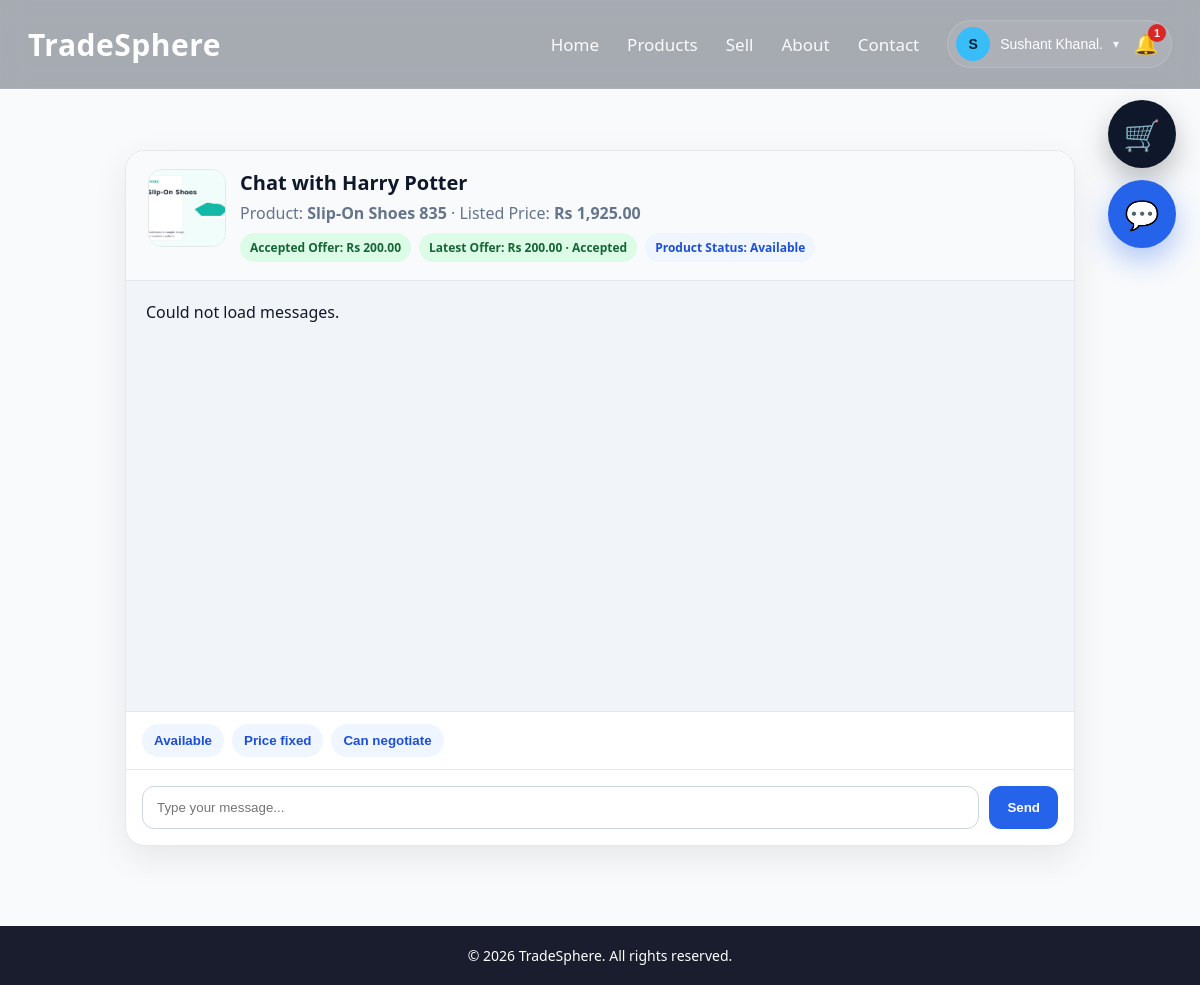
The page /chat.php?room_id=7 (signed in) on the database its author committed.
### tables this page shows
CREATE TABLE `users` (
  `id` int(11) NOT NULL,
  `name` varchar(100) DEFAULT NULL,
  `email` varchar(150) DEFAULT NULL,
  `password` varchar(255) DEFAULT NULL,
  `role` enum('user','admin') DEFAULT 'user',
  `is_verified` tinyint(1) DEFAULT 0,
  `email_otp` varchar(255) DEFAULT NULL,
  `otp_expires_at` datetime DEFAULT NULL,
  `reset_token` varchar(255) DEFAULT NULL,
  `reset_expires_at` datetime DEFAULT NULL,
  `created_at` timestamp NOT NULL DEFAULT current_timestamp(),
  `seller_status` enum('none','pending','approved','rejected') DEFAULT 'none',
  `seller_requested_at` datetime DEFAULT NULL,
  `seller_verified_at` datetime DEFAULT NULL
);

CREATE TABLE `chat_rooms` (
  `id` int(11) NOT NULL,
  `buyer_id` int(11) NOT NULL,
  `seller_id` int(11) NOT NULL,
  `product_id` int(11) NOT NULL,
  `order_id` int(11) DEFAULT NULL,
  `created_at` timestamp NOT NULL DEFAULT current_timestamp()
);

CREATE TABLE `products` (
  `id` int(11) NOT NULL,
  `user_id` int(11) DEFAULT NULL,
  `name` varchar(255) DEFAULT NULL,
  `category_id` int(11) DEFAULT NULL,
  `price` decimal(10,2) DEFAULT NULL,
  `city` varchar(100) DEFAULT NULL,
  `seller_email` varchar(150) DEFAULT NULL,
  `contact_number` varchar(20) DEFAULT NULL,
  `contact_info` varchar(255) DEFAULT NULL,
  `image` varchar(255) DEFAULT NULL,
  `description` text DEFAULT NULL,
  `product_condition` varchar(50) DEFAULT NULL,
  `status` enum('available','sold') DEFAULT 'available',
  `created_at` timestamp NOT NULL DEFAULT current_timestamp(),
  `average_rating` decimal(3,2) NOT NULL DEFAULT 0.00,
  `rating_count` int(11) NOT NULL DEFAULT 0,
  `ai_status` enum('approved','manual_review','skipped') DEFAULT 'skipped',
  `ai_reason` text DEFAULT NULL
);

CREATE TABLE `product_offers` (
  `id` int(11) NOT NULL,
  `product_id` int(11) NOT NULL,
  `buyer_id` int(11) NOT NULL,
  `seller_id` int(11) NOT NULL,
  `offer_amount` decimal(10,2) NOT NULL,
  `status` enum('pending','accepted','rejected','expired') DEFAULT 'pending',
  `buyer_signature` longtext DEFAULT NULL,
  `seller_signature` longtext DEFAULT NULL,
  `created_at` timestamp NOT NULL DEFAULT current_timestamp(),
  `responded_at` datetime DEFAULT NULL,
  `buyer_signed_data` longtext DEFAULT NULL,
  `seller_signed_data` longtext DEFAULT NULL
);

### chat.php (the view, shortened to what this page needs)
<?php
include "config/db.php";
$roomId = isset($_GET['room_id']) ? (int)$_GET['room_id'] : 0;
$userEmail = $conn->real_escape_string($_SESSION['user']);
$userRes = $conn->query("
    SELECT id, name, email
    FROM users
    WHERE email = '$userEmail'
    LIMIT 1
");
$user = $userRes ? $userRes->fetch_assoc() : null;
$userId = (int)$user['id'];
$roomRes = $conn->query("
    SELECT
        cr.*,
        p.name AS product_name,
        p.image AS product_image,
        p.price AS product_price,
        p.status AS product_status,
        buyer.name AS buyer_name,
        seller.name AS seller_name
    FROM chat_rooms cr
    INNER JOIN products p ON cr.product_id = p.id
    INNER JOIN users buyer ON cr.buyer_id = buyer.id
    INNER JOIN users seller ON cr.seller_id = seller.id
    WHERE cr.id = $roomId
    AND (cr.buyer_id = $userId OR cr.seller_id = $userId)
    LIMIT 1
");
$room = $roomRes ? $roomRes->fetch_assoc() : null;
$isBuyer = ((int)$room['buyer_id'] === $userId);
$otherUserName = $isBuyer ? $room['seller_name'] : $room['buyer_name'];
$acceptedOfferAmount = null;
$acceptedOfferRes = $conn->query("
    SELECT id, offer_amount
    FROM product_offers
    WHERE product_id = " . (int)$room['product_id'] . "
    AND buyer_id = " . (int)$room['buyer_id'] . "
    AND seller_id = " . (int)$room['seller_id'] . "
    AND status = 'accepted'
    ORDER BY id DESC
    LIMIT 1
");
if ($acceptedOfferRes && $acceptedOfferRes->num_rows > 0) {
    $acceptedOffer = $acceptedOfferRes->fetch_assoc();
    $acceptedOfferAmount = (float)$acceptedOffer['offer_amount'];
}
$latestOffer = null;
$latestOfferRes = $conn->query("
    SELECT *
    FROM product_offers
    WHERE product_id = " . (int)$room['product_id'] . "
    AND buyer_id = " . (int)$room['buyer_id'] . "
    AND seller_id = " . (int)$room['seller_id'] . "
    ORDER BY id DESC
    LIMIT 1
");
if ($latestOfferRes && $latestOfferRes->num_rows > 0) {
    $latestOffer = $latestOfferRes->fetch_assoc();
}
?>
<!DOCTYPE html>
<html lang="en">
<head>
    <link rel="stylesheet" href="css/style.css">
</head>
<body>
<?php include "includes/navbar.php"; ?>
<div class="page-wrap">
    <div class="container">
        <div class="chat-wrap">
            <div class="chat-header">
                <img src="uploads/<?php echo htmlspecialchars($room['product_image']); ?>" alt="Product">
                <div class="chat-header-info">
                    <h2>Chat with <?php echo htmlspecialchars($otherUserName); ?></h2>
                    <p>
                        Product:
                        <strong><?php echo htmlspecialchars($room['product_name']); ?></strong>
                        · Listed Price:
                        <strong>Rs <?php echo number_format((float)$room['product_price'], 2); ?></strong>
                    </p>
                    <div class="offer-summary">
                        <?php if ($acceptedOfferAmount !== null): ?>
                            <span class="offer-pill accepted">
                                Accepted Offer: Rs <?php echo number_format($acceptedOfferAmount, 2); ?>
                            </span>
                        <?php endif; ?>
                        <?php if ($latestOffer): ?>
                            <span class="offer-pill <?php echo htmlspecialchars($latestOffer['status']); ?>">
                                Latest Offer: Rs <?php echo number_format((float)$latestOffer['offer_amount'], 2); ?>
                                · <?php echo htmlspecialchars(ucfirst($latestOffer['status'])); ?>
                            </span>
                        <?php endif; ?>
                        <span class="offer-pill">
                            Product Status: <?php echo htmlspecialchars(ucfirst($room['product_status'])); ?>
                        </span>
                    </div>
                </div>
            </div>
            <div class="chat-box" id="chatBox">
            </div>
            <div class="chat-actions-panel">
                <?php if ($isBuyer): ?>
                    <button type="button" class="chat-action-btn" onclick="openOfferBox()">Make Offer</button>
                    <button type="button" class="chat-chip" onclick="quickMessage('Is this still available?')">Is this available?</button>
                    <button type="button" class="chat-chip" onclick="quickMessage('Can you send more photos?')">More photos?</button>
                    <button type="button" class="chat-chip" onclick="quickMessage('Is the price negotiable?')">Negotiable?</button>
                <?php else: ?>
                    <button type="button" class="chat-chip" onclick="quickMessage('Yes, it is available.')">Available</button>
                    <button type="button" class="chat-chip" onclick="quickMessage('The price is fixed.')">Price fixed</button>
                    <button type="button" class="chat-chip" onclick="quickMessage('Yes, we can negotiate.')">Can negotiate</button>
                <?php endif; ?>
            </div>
            <form class="chat-form" id="chatForm">
                <input type="text" name="message" id="messageInput" placeholder="Type your message..." autocomplete="off">
                <button type="submit">Send</button>
            </form>
        </div>
    </div>
</div>
<footer>© 2026 TradeSphere. All rights reserved.</footer>
</body>
</html>

### includes/navbar.php (shortened to what this page needs)
<?php
include_once __DIR__ . "/../config/db.php";
$navUser = null;
$navCartCount = 0;
$notificationCount = 0;
if (isset($_SESSION['user'])) {
    $navEmail = $conn->real_escape_string($_SESSION['user']);
    $navRes = $conn->query("
        SELECT id, name, email
        FROM users
        WHERE email='$navEmail'
        LIMIT 1
    ");
    $navUser = $navRes ? $navRes->fetch_assoc() : null;
    if ($navUser) {
        $navUserId = (int)$navUser['id'];
        $cartRes = $conn->query("
            SELECT SUM(quantity) AS total
            FROM cart
            WHERE user_id=$navUserId
        ");
        if ($cartRes) {
            $cartData = $cartRes->fetch_assoc();
            $navCartCount = (int)($cartData['total'] ?? 0);
        }
        $countRes = $conn->query("
            SELECT COUNT(*) AS total
            FROM notifications
            WHERE user_id=$navUserId
            AND is_read=0
        ");
        if ($countRes) {
            $notificationCount = (int)$countRes->fetch_assoc()['total'];
        }
    }
}
$firstLetter = $navUser ? strtoupper(substr($navUser['name'], 0, 1)) : "U";
?>
<nav class="navbar">
    <div class="navbar-inner">
        <div class="logo">
            <a href="index.php">TradeSphere</a>
        </div>
        <div class="nav-links" id="navLinks">
            <a href="index.php">Home</a>
            <a href="products.php">Products</a>
            <a href="sell.php">Sell</a>
            <a href="index.php#about">About</a>
            <a href="index.php#contact">Contact</a>
            <?php if ($navUser): ?>
                <div class="profile-menu">
                    <div class="profile-combo">
                        <button type="button" class="profile-toggle" id="profileToggle">
                            <span class="profile-avatar">
                                <?php echo htmlspecialchars($firstLetter); ?>
                            </span>
                            <span class="profile-name">
                                <?php echo htmlspecialchars($navUser['name']); ?>
                            </span>
                            <span class="profile-caret">▾</span>
                        </button>
                        <button
                            type="button"
                            class="notification-btn"
                            onclick="toggleNotifications()"
                            title="Notifications"
                        >
                            🔔
                            <span
                                id="notificationCountBadge"
                                class="notification-count"
                                style="<?php echo ($notificationCount > 0) ? '' : 'display:none;'; ?>"
                            >
                                <?php echo $notificationCount; ?>
                            </span>
                        </button>
                    </div>
                </div>
            <?php else: ?>
                <a href="login.php">Login</a>
                <a href="register.php" class="nav-btn">Register</a>
            <?php endif; ?>
        </div>
    </div>
</nav>
<?php if ($navUser): ?>
    <a
        href="cart.php"
        id="floatingCart"
        class="floating-cart <?php echo ($navCartCount > 0) ? 'cart-active' : ''; ?>"
        title="View Cart"
    >
        🛒
    </a>
    <a
        href="messages.php"
        id="floatingMessages"
        class="floating-message-btn"
        title="Messages"
    >
        💬
    </a>
<?php endif; ?>

### chat.php (style rules this page uses)
.chat-wrap { max-width: 950px; margin: 30px auto; background: #fff; border-radius: 20px; box-shadow: 0 12px 35px rgba(0,0,0,0.08); overflow: hidden; border: 1px solid #e5e7eb; }
.chat-header { padding: 18px 22px; border-bottom: 1px solid #e5e7eb; display: flex; align-items: flex-start; gap: 14px; background: #f8fafc; }
.chat-header img { width: 78px; height: 78px; object-fit: cover; border-radius: 14px; border: 1px solid #e5e7eb; background: white; }
.chat-header-info { flex: 1; }
.chat-header h2 { margin: 0; font-size: 20px; color: #0f172a; }
.chat-header p { margin: 5px 0 0; color: #64748b; line-height: 1.5; }
.offer-summary { margin-top: 8px; display: flex; gap: 8px; flex-wrap: wrap; }
.offer-pill { display: inline-block; padding: 6px 10px; border-radius: 999px; font-size: 12px; font-weight: 700; background: #eff6ff; color: #1d4ed8; }
.offer-pill.accepted { background: #dcfce7; color: #166534; }
.chat-box { height: 430px; overflow-y: auto; padding: 20px; background: #f1f5f9; }
.chat-actions-panel { display:flex; gap:8px; flex-wrap:wrap; padding:12px 16px; background:#ffffff; border-top:1px solid #e5e7eb; }
.chat-action-btn, .chat-chip { border:none; padding:9px 12px; border-radius:999px; background:#eff6ff; color:#1d4ed8; font-weight:700; cursor:pointer; transition: 0.2s ease; }
.chat-form { display: flex; gap: 10px; padding: 16px; border-top: 1px solid #e5e7eb; background: white; }
.chat-form input[type="text"] { flex: 1; padding: 13px 14px; border-radius: 12px; border: 1px solid #cbd5e1; }
.chat-form button { padding: 12px 18px; border-radius: 12px; border: none; background: #2563eb; color: white; font-weight: 700; cursor: pointer; }

### rows shown on the page
users: name "S", name "Sushant Khanal."
chat_rooms: product.image (picture), users.name "Harry Potter", product.name "Slip-On Shoes 835", product.price "1,925.00", product.status "Available"
product_offers: offer_amount "200.00", status "Accepted"

### other values the page prints
$notificationCount "1"
